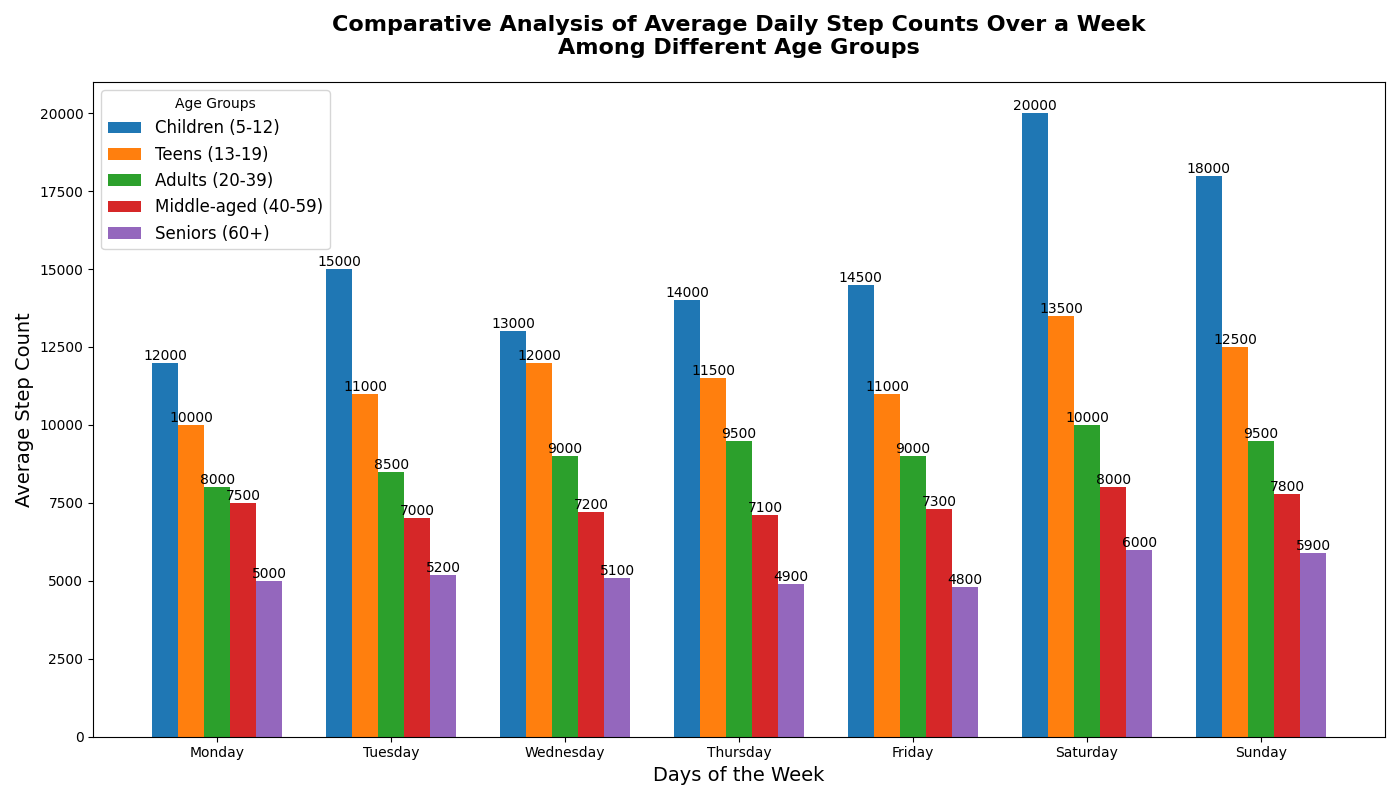

Generate this figure with Python:
import matplotlib.pyplot as plt
import numpy as np

# The backstory:
# The script generates a comparative visualization of average daily step counts over a week among different age groups.
# Data reflects a fitness study focusing on the physical activity levels of different demographics.
# This study aims to identify trends in physical activity through step counts for better-targeted health initiatives.

# Age groups
age_groups = ['Children (5-12)', 'Teens (13-19)', 'Adults (20-39)', 'Middle-aged (40-59)', 'Seniors (60+)']

# Days of the week
days = ['Monday', 'Tuesday', 'Wednesday', 'Thursday', 'Friday', 'Saturday', 'Sunday']

# Average daily step counts for each age group over a week
step_counts = np.array([
    [12000, 15000, 13000, 14000, 14500, 20000, 18000],  # Children
    [10000, 11000, 12000, 11500, 11000, 13500, 12500],  # Teens
    [8000, 8500, 9000, 9500, 9000, 10000, 9500],        # Adults
    [7500, 7000, 7200, 7100, 7300, 8000, 7800],        # Middle-aged
    [5000, 5200, 5100, 4900, 4800, 6000, 5900]         # Seniors
])

# Setting up the figure and axis
fig, ax = plt.subplots(figsize=(14, 8))

# Determine the width of each bar
bar_width = 0.15
index = np.arange(len(days))

# Create the bars for each age group
bars = []
for i, group in enumerate(age_groups):
    bars.append(
        ax.bar(index + i * bar_width, step_counts[i], bar_width, label=group)
    )

# Add title, labels, and legend
plt.title("Comparative Analysis of Average Daily Step Counts Over a Week\nAmong Different Age Groups", 
          fontsize=16, fontweight='bold', pad=20)
plt.xlabel("Days of the Week", fontsize=14)
plt.ylabel("Average Step Count", fontsize=14)
plt.xticks(index + bar_width * 2, days)
plt.legend(title="Age Groups", fontsize=12)

# Annotate each bar with its value
for bar_group in bars:
    for bar in bar_group:
        height = bar.get_height()
        ax.text(bar.get_x() + bar.get_width() / 2, height, f'{int(height)}', 
                ha='center', va='bottom', fontsize=10)
        
# Tight layout for preventing overlap
plt.tight_layout()

# Display the plot
plt.show()
